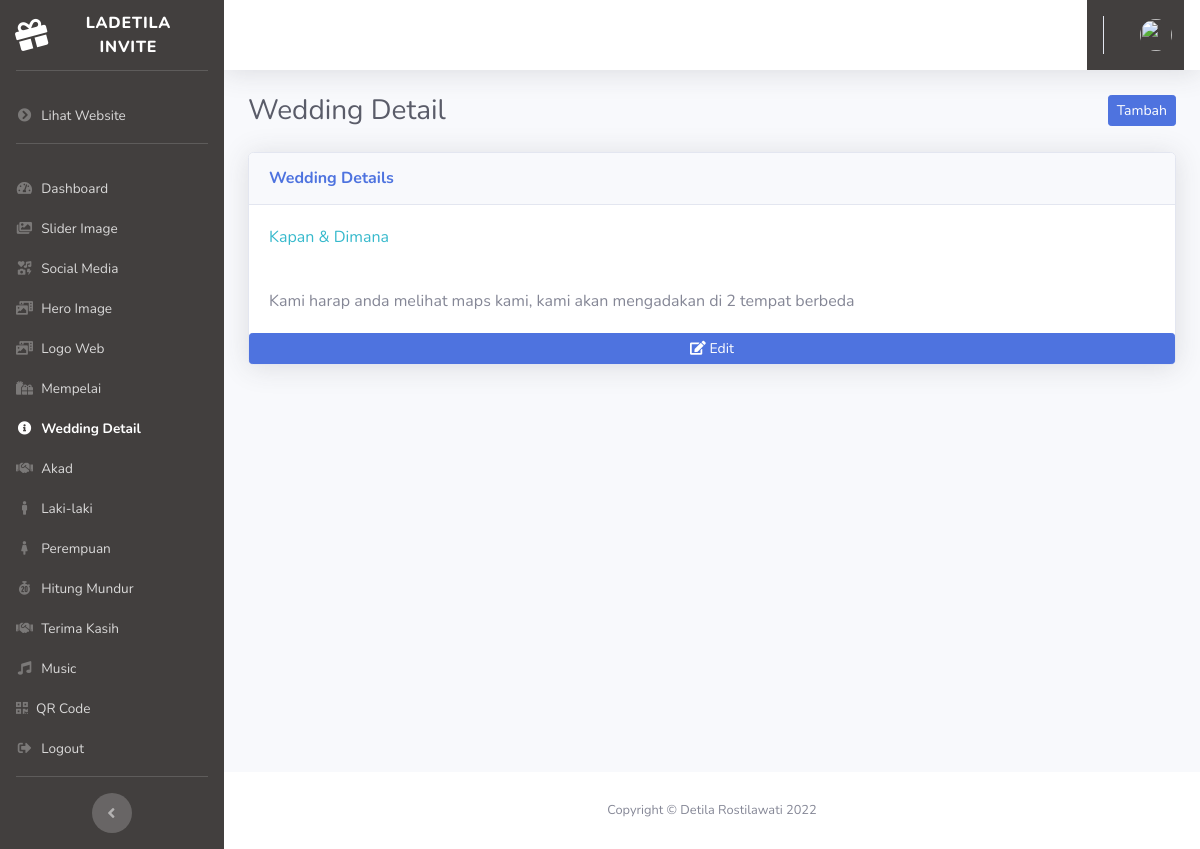
Page /index.php/admin/wedding_detail on the committed database.
### tables this page shows
CREATE TABLE `user_sub_menu` (
  `id` int(11) NOT NULL,
  `title` varchar(128) NOT NULL,
  `url` varchar(128) NOT NULL,
  `icon` varchar(128) NOT NULL
);

CREATE TABLE `wedding_detail` (
  `id` int(11) NOT NULL,
  `judul` varchar(255) NOT NULL,
  `text` varchar(500) NOT NULL,
  `paragraph` varchar(1000) NOT NULL
);

### application/controllers/Admin.php (called while the page is built, shortened)
<?php
class Admin extends CI_Controller
{
    public function wedding_detail()
    {
        $data['title']  = 'Wedding Detail';
        $data['user'] = $this->db->get_where('user', ['email' => $this->session->userdata('email')])->row_array();
        $this->db->order_by('id', 'DESC');
        $data['wedding_detail'] = $this->db->get('wedding_detail')->result_array();
        $this->form_validation->set_rules('judul', 'Judul', 'required');
        $this->form_validation->set_rules('text', 'Text', 'required');
        $this->form_validation->set_rules('paragraph', 'Paragraph', 'required');
        if ($this->form_validation->run() == false) {
            $this->load->view('templates/header', $data);
            $this->load->view('templates/sidebar', $data);
            $this->load->view('templates/topbar', $data);
            $this->load->view('admin/wedding_detail', $data);
            $this->load->view('templates/footer');
        }
    }
}

### index.php (called while the page is built, shortened)
<?php
require_once BASEPATH.'core/CodeIgniter.php';

### application/views/admin/wedding_detail.php (the view, shortened to what this page needs)
<div class="container-fluid">
    <div class="d-sm-flex align-items-center justify-content-between mb-4">
        <h1 class="h3 mb-0 text-gray-800"><?= $title; ?></h1>
        <button class="btn btn-sm btn-primary float-right" data-toggle="modal" data-target="#tambahweddingdetailModal"> Tambah</button>
    </div>
    <div class="row">
        <div class="col-lg">
            <?php foreach ($wedding_detail as $wd) : ?>
                <div class="card shadow mb-4">
                    <div class="card-header py-3">
                        <h6 class="m-0 font-weight-bold text-primary"><?= $wd['judul']; ?></h6>
                    </div>
                    <div class="card-body text-info">
                        <?= $wd['text']; ?>
                    </div>
                    <div class="card-body">
                        <?= $wd['paragraph']; ?>
                    </div>
                    <a class="btn btn-sm btn-primary" href=" <?= base_url('admin/edit_wedding_detail/') . $wd['id']; ?>"><i class="fas fa-edit"></i> Edit</a>
                </div>
            <?php endforeach; ?>
        </div>
    </div>
</div>
</div>

### application/views/templates/sidebar.php (shortened to what this page needs)
<ul class="navbar-nav sidebar sidebar-dark accordion" id="accordionSidebar">
    <a class="sidebar-brand d-flex align-items-center justify-content-center" href="<?= base_url('auth'); ?>">
        <div class="sidebar-brand-icon rotate-n-15">
            <i class="fas fa-gift"></i>
        </div>
        <div class="sidebar-brand-text mx-3">Ladetila Invite</div>
    </a>
    <hr class="sidebar-divider">
    <li class="nav-item">
        <a class="nav-link" href="<?= base_url() ?>">
            <i class="fas fa-fw fa-chevron-circle-right"></i>
            <span>Lihat Website</span></a>
    </li>
    <hr class="sidebar-divider">
    <?php
    $querySubMenu = "SELECT *
                  FROM user_sub_menu
                  ";
    $subMenu = $this->db->query($querySubMenu)->result_array();
    ?>
    <?php foreach ($subMenu as $sm) : ?>
        <?php if ($title == $sm['title']) : ?>
            <li class="nav-item active">
            <?php else : ?>
            <li class="nav-item">
            <?php endif; ?>
            <a class="nav-link pb-0" href="<?= base_url($sm['url']); ?>">
                <i class="<?= $sm['icon']; ?>"></i>
                <span><?= $sm['title']; ?></span></a>
            </li>
        <?php endforeach; ?>
        <li class="nav-item">
            <a class="nav-link" href="<?= base_url('auth/logout') ?>">
                <i class="fas fa-fw fa-sign-out-alt" data-dismiss="modal"></i>
                <span>Logout</span></a>
        </li>
        <hr class="sidebar-divider">
        <div class="text-center d-none d-md-inline">
            <button class="rounded-circle border-0" id="sidebarToggle"></button>
        </div>
</ul>

### application/views/templates/sidebar.php (style rules this page uses)
ul { background: linear-gradient(to right, #423F3E 0%, #423F3E 0%); }

### rows in the picture
user_sub_menu: title "Dashboard"
user_sub_menu: title "Slider Image"
user_sub_menu: title "Social Media"
user_sub_menu: title "Hero Image"
user_sub_menu: title "Logo Web"
user_sub_menu: title "Mempelai"
user_sub_menu: title "Wedding Detail"
user_sub_menu: title "Akad"
user_sub_menu: title "Laki-laki"
user_sub_menu: title "Perempuan"
user_sub_menu: title "Hitung Mundur"
user_sub_menu: title "Terima Kasih"
user_sub_menu: title "Music"
user_sub_menu: title "QR Code"
wedding_detail: judul "Wedding Details", text "Kapan & Dimana", paragraph "Kami harap anda melihat maps kami, kami akan mengadakan di 2 tempat berbeda"

### other values in the picture
$title "Wedding Detail"
